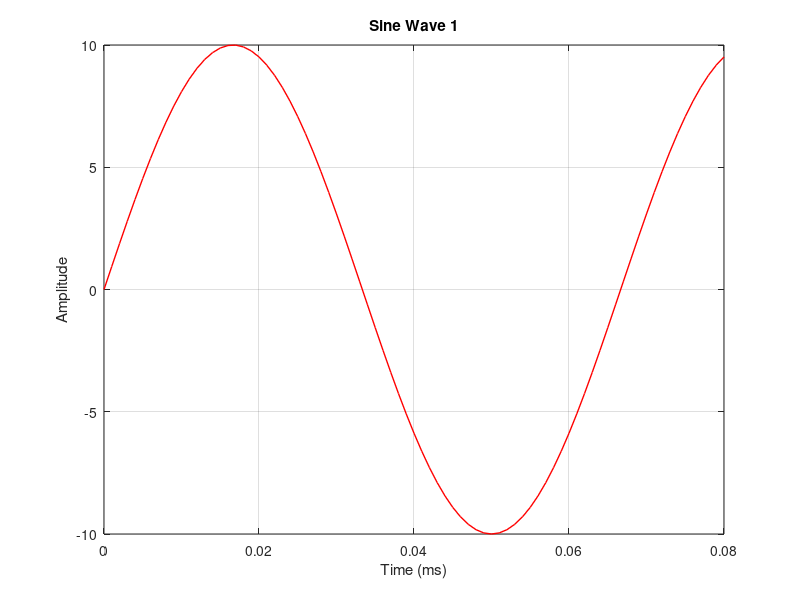
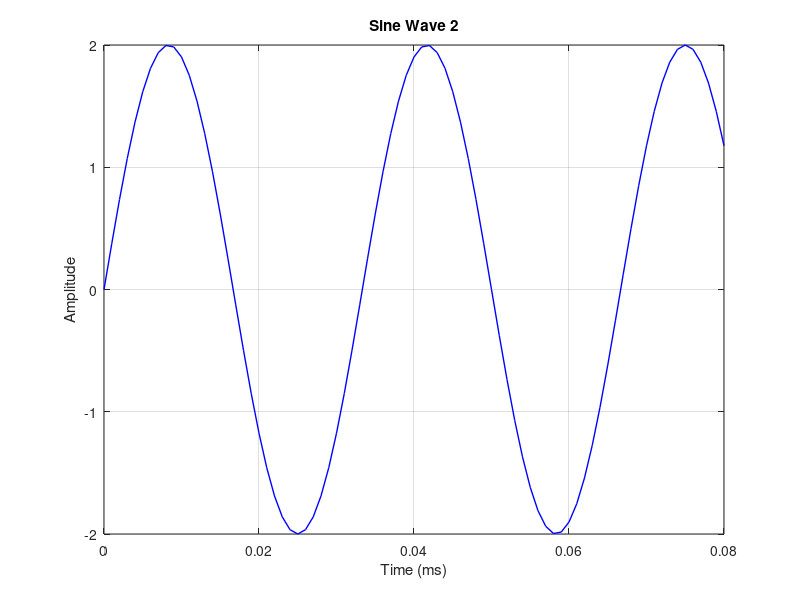
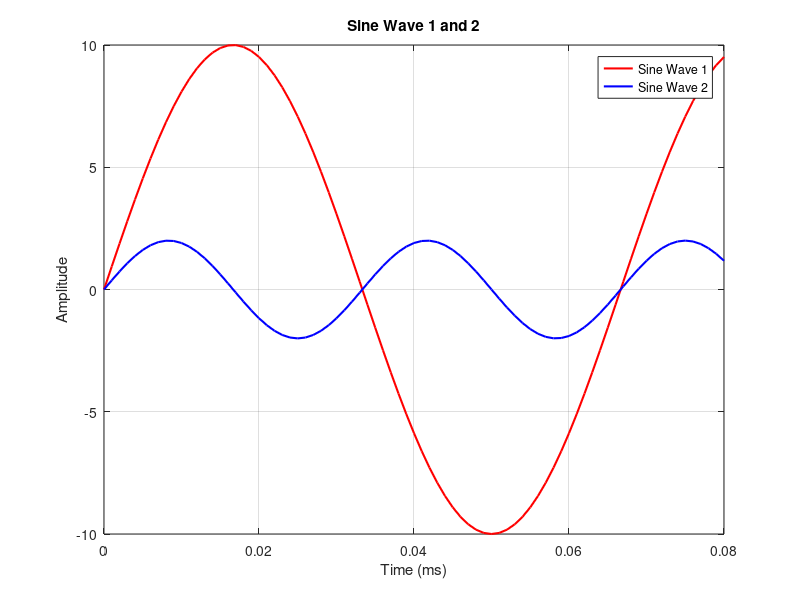
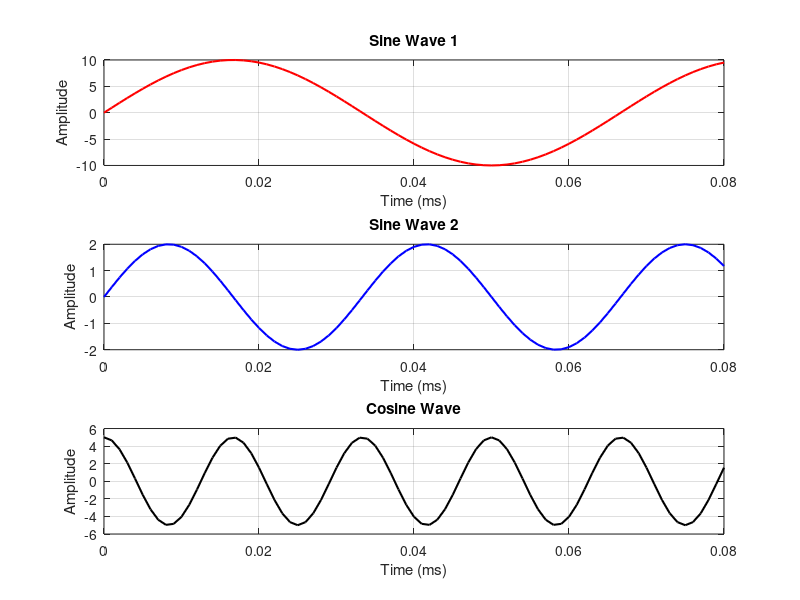

Here is the MATLAB script that generated these plots, in order:
clc
clear
close all

t = linspace(0, 80/1000, 81);
SinWave1 = 10*sin(2*pi*15*t);
SinWave2 = 2*sin(2*pi*30*t);
CosWave = 5*cos(2*pi*60*t);

%% Two sine waves in different windows

% First sine wave:
figure;
plot(t, SinWave1, 'r', 'LineWidth', 1);
title('Sine Wave 1');
xlabel('Time (ms)');
ylabel('Amplitude');
grid on;

% Second sine wave:
figure;
plot(t, SinWave2, 'b', 'LineWidth', 1);
title('Sine Wave 2');
xlabel('Time (ms)');
ylabel('Amplitude');
grid on;

%% Two sine waves in the same window
figure;
plot(t, SinWave1, 'r', 'LineWidth', 1.5);
hold on;
plot(t, SinWave2, 'b', 'LineWidth', 1.5);
hold off;

title('Sine Wave 1 and 2');
xlabel('Time (ms)');
ylabel('Amplitude');
legend('Sine Wave 1', 'Sine Wave 2');
grid on;

%% Subplot: All Waves in different plots
figure;
subplot(3, 1, 1);
plot(t, SinWave1, 'r', 'LineWidth', 1.5);
title('Sine Wave 1');
xlabel('Time (ms)');
ylabel('Amplitude');
grid on;

subplot(3, 1, 2);
plot(t, SinWave2, 'b', 'LineWidth', 1.5);
title('Sine Wave 2');
xlabel('Time (ms)');
ylabel('Amplitude');
grid on;

subplot(3, 1, 3);
plot(t, CosWave, 'k', 'LineWidth', 1.5);
title('Cosine Wave');
xlabel('Time (ms)');
ylabel('Amplitude');
grid on;

%% Subplot: Sine Waves on the same figure but Cosine in different plot

% For both Sine Waves
figure;
subplot(2, 1, 1);
plot(t, SinWave1, 'r--', 'LineWidth', 1.5); % First Sine Wave
hold on;
plot(t, SinWave2, 'b-.', 'LineWidth', 1.5); % Second Sine Wave
hold off;
title('Sine Wave 1 and 2');
xlabel('Time (ms)');
ylabel('Amplitude');
legend('Sine Wave 1', 'Sine Wave 2');
grid on;

% For Cosine Wave
subplot(2, 1, 2);
plot(t, CosWave, 'k', 'LineWidth', 1.5); % Cosine Wave
title('Cosine Wave');
xlabel('Time (ms)');
ylabel('Amplitude');
grid on;